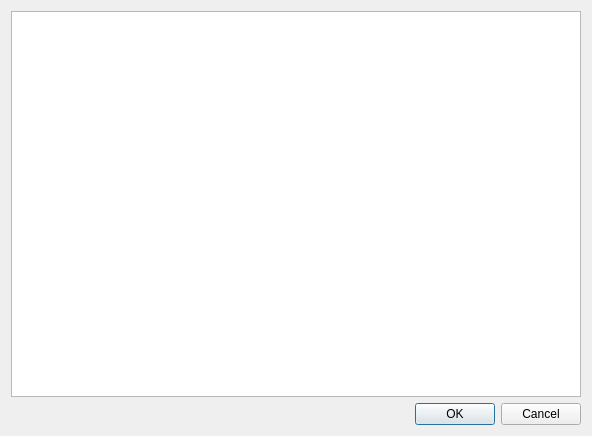
<?xml version="1.0" encoding="UTF-8"?>
<ui version="4.0">
 <class>DialogVxAcquisitionConfig</class>
 <widget class="QDialog" name="DialogVxAcquisitionConfig">
  <property name="geometry">
   <rect>
    <x>0</x>
    <y>0</y>
    <width>592</width>
    <height>436</height>
   </rect>
  </property>
  <property name="windowTitle">
   <string>Digitizer Configuration (Vx)</string>
  </property>
  <layout class="QVBoxLayout" name="verticalLayout">
   <item>
    <widget class="QPlainTextEdit" name="plainTextEditCode">
     <property name="font">
      <font>
       <family>Consolas</family>
       <pointsize>9</pointsize>
       <italic>false</italic>
       <stylestrategy>PreferAntialias</stylestrategy>
       <kerning>true</kerning>
      </font>
     </property>
     <property name="lineWrapMode">
      <enum>QPlainTextEdit::NoWrap</enum>
     </property>
     <property name="plainText">
      <string/>
     </property>
    </widget>
   </item>
   <item>
    <widget class="QDialogButtonBox" name="buttonBox">
     <property name="orientation">
      <enum>Qt::Horizontal</enum>
     </property>
     <property name="standardButtons">
      <set>QDialogButtonBox::Cancel|QDialogButtonBox::Ok</set>
     </property>
    </widget>
   </item>
  </layout>
 </widget>
 <resources/>
 <connections>
  <connection>
   <sender>buttonBox</sender>
   <signal>accepted()</signal>
   <receiver>DialogVxAcquisitionConfig</receiver>
   <slot>accept()</slot>
   <hints>
    <hint type="sourcelabel">
     <x>248</x>
     <y>254</y>
    </hint>
    <hint type="destinationlabel">
     <x>157</x>
     <y>274</y>
    </hint>
   </hints>
  </connection>
  <connection>
   <sender>buttonBox</sender>
   <signal>rejected()</signal>
   <receiver>DialogVxAcquisitionConfig</receiver>
   <slot>reject()</slot>
   <hints>
    <hint type="sourcelabel">
     <x>316</x>
     <y>260</y>
    </hint>
    <hint type="destinationlabel">
     <x>286</x>
     <y>274</y>
    </hint>
   </hints>
  </connection>
  <connection>
   <sender>plainTextEditCode</sender>
   <signal>textChanged()</signal>
   <receiver>DialogVxAcquisitionConfig</receiver>
   <slot>configChanged()</slot>
   <hints>
    <hint type="sourcelabel">
     <x>295</x>
     <y>203</y>
    </hint>
    <hint type="destinationlabel">
     <x>295</x>
     <y>217</y>
    </hint>
   </hints>
  </connection>
 </connections>
 <slots>
  <slot>configChanged()</slot>
 </slots>
</ui>
